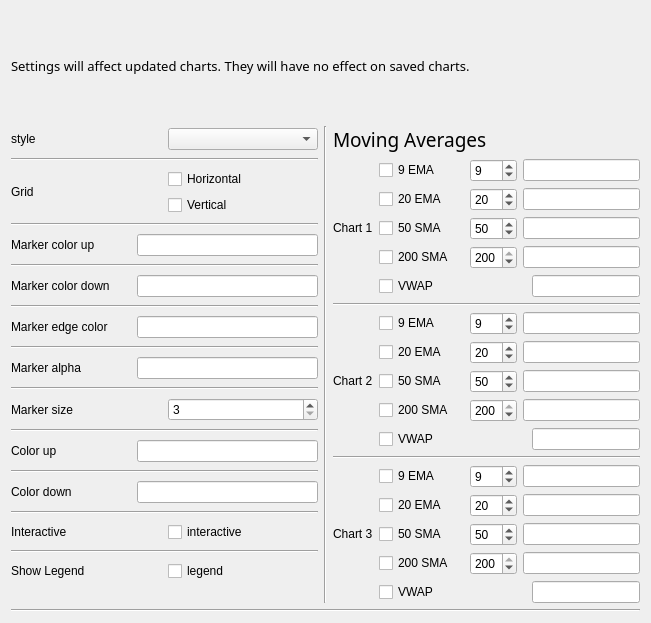
<?xml version="1.0" encoding="UTF-8"?>
<ui version="4.0">
 <class>Form</class>
 <widget class="QWidget" name="Form">
  <property name="geometry">
   <rect>
    <x>0</x>
    <y>0</y>
    <width>651</width>
    <height>623</height>
   </rect>
  </property>
  <property name="windowTitle">
   <string>Chart Configuration</string>
  </property>
  <property name="windowIcon">
   <iconset>
    <normaloff>../../images/ZSLogo.png</normaloff>../../images/ZSLogo.png</iconset>
  </property>
  <layout class="QGridLayout" name="gridLayout">
   <item row="0" column="0">
    <layout class="QVBoxLayout" name="verticalLayout_10">
     <item>
      <layout class="QVBoxLayout" name="verticalLayout_8">
       <item>
        <widget class="QLabel" name="label_13">
         <property name="sizePolicy">
          <sizepolicy hsizetype="Preferred" vsizetype="Minimum">
           <horstretch>0</horstretch>
           <verstretch>0</verstretch>
          </sizepolicy>
         </property>
         <property name="font">
          <font>
           <family>Arial Rounded MT Bold</family>
           <pointsize>10</pointsize>
          </font>
         </property>
         <property name="text">
          <string>Settings will affect updated charts. They will have no effect on saved charts.</string>
         </property>
        </widget>
       </item>
      </layout>
     </item>
     <item>
      <layout class="QHBoxLayout" name="horizontalLayout_30">
       <item>
        <layout class="QVBoxLayout" name="verticalLayout_7">
         <item>
          <layout class="QHBoxLayout" name="horizontalLayout_29">
           <item>
            <widget class="QLabel" name="label">
             <property name="text">
              <string>style</string>
             </property>
            </widget>
           </item>
           <item>
            <widget class="QComboBox" name="styleCb"/>
           </item>
          </layout>
         </item>
         <item>
          <widget class="Line" name="line_4">
           <property name="orientation">
            <enum>Qt::Horizontal</enum>
           </property>
          </widget>
         </item>
         <item>
          <layout class="QHBoxLayout" name="horizontalLayout_28">
           <item>
            <widget class="QLabel" name="label_8">
             <property name="text">
              <string>Grid</string>
             </property>
            </widget>
           </item>
           <item>
            <layout class="QVBoxLayout" name="verticalLayout_6">
             <item>
              <widget class="QCheckBox" name="gridhCb">
               <property name="text">
                <string>Horizontal</string>
               </property>
              </widget>
             </item>
             <item>
              <widget class="QCheckBox" name="gridvCb">
               <property name="text">
                <string>Vertical</string>
               </property>
              </widget>
             </item>
            </layout>
           </item>
          </layout>
         </item>
         <item>
          <widget class="Line" name="line_5">
           <property name="orientation">
            <enum>Qt::Horizontal</enum>
           </property>
          </widget>
         </item>
         <item>
          <layout class="QHBoxLayout" name="horizontalLayout_27">
           <item>
            <widget class="QLabel" name="label_2">
             <property name="sizePolicy">
              <sizepolicy hsizetype="Fixed" vsizetype="Preferred">
               <horstretch>0</horstretch>
               <verstretch>0</verstretch>
              </sizepolicy>
             </property>
             <property name="minimumSize">
              <size>
               <width>120</width>
               <height>0</height>
              </size>
             </property>
             <property name="maximumSize">
              <size>
               <width>120</width>
               <height>16777215</height>
              </size>
             </property>
             <property name="text">
              <string>Marker color up</string>
             </property>
            </widget>
           </item>
           <item>
            <widget class="QLineEdit" name="markerColorUp"/>
           </item>
          </layout>
         </item>
         <item>
          <widget class="Line" name="line_12">
           <property name="orientation">
            <enum>Qt::Horizontal</enum>
           </property>
          </widget>
         </item>
         <item>
          <layout class="QHBoxLayout" name="horizontalLayout_26">
           <item>
            <widget class="QLabel" name="label_14">
             <property name="sizePolicy">
              <sizepolicy hsizetype="Fixed" vsizetype="Preferred">
               <horstretch>0</horstretch>
               <verstretch>0</verstretch>
              </sizepolicy>
             </property>
             <property name="minimumSize">
              <size>
               <width>120</width>
               <height>0</height>
              </size>
             </property>
             <property name="maximumSize">
              <size>
               <width>120</width>
               <height>16777215</height>
              </size>
             </property>
             <property name="text">
              <string>Marker color down</string>
             </property>
            </widget>
           </item>
           <item>
            <widget class="QLineEdit" name="markerColorDown"/>
           </item>
          </layout>
         </item>
         <item>
          <widget class="Line" name="line_6">
           <property name="orientation">
            <enum>Qt::Horizontal</enum>
           </property>
          </widget>
         </item>
         <item>
          <layout class="QHBoxLayout" name="horizontalLayout_25">
           <item>
            <widget class="QLabel" name="label_3">
             <property name="sizePolicy">
              <sizepolicy hsizetype="Fixed" vsizetype="Preferred">
               <horstretch>0</horstretch>
               <verstretch>0</verstretch>
              </sizepolicy>
             </property>
             <property name="minimumSize">
              <size>
               <width>120</width>
               <height>0</height>
              </size>
             </property>
             <property name="maximumSize">
              <size>
               <width>120</width>
               <height>16777215</height>
              </size>
             </property>
             <property name="text">
              <string>Marker edge color</string>
             </property>
            </widget>
           </item>
           <item>
            <widget class="QLineEdit" name="markerEdgeColor"/>
           </item>
          </layout>
         </item>
         <item>
          <widget class="Line" name="line_7">
           <property name="orientation">
            <enum>Qt::Horizontal</enum>
           </property>
          </widget>
         </item>
         <item>
          <layout class="QHBoxLayout" name="horizontalLayout_24">
           <item>
            <widget class="QLabel" name="label_4">
             <property name="sizePolicy">
              <sizepolicy hsizetype="Fixed" vsizetype="Preferred">
               <horstretch>0</horstretch>
               <verstretch>0</verstretch>
              </sizepolicy>
             </property>
             <property name="minimumSize">
              <size>
               <width>120</width>
               <height>0</height>
              </size>
             </property>
             <property name="maximumSize">
              <size>
               <width>120</width>
               <height>16777215</height>
              </size>
             </property>
             <property name="text">
              <string>Marker alpha</string>
             </property>
            </widget>
           </item>
           <item>
            <widget class="QLineEdit" name="markerAlpha">
             <property name="toolTip">
              <string>&lt;html&gt;&lt;head/&gt;&lt;body&gt;&lt;p&gt;Values between 0 and 1&lt;/p&gt;&lt;/body&gt;&lt;/html&gt;</string>
             </property>
            </widget>
           </item>
          </layout>
         </item>
         <item>
          <widget class="Line" name="line_13">
           <property name="orientation">
            <enum>Qt::Horizontal</enum>
           </property>
          </widget>
         </item>
         <item>
          <layout class="QHBoxLayout" name="horizontalLayout_23">
           <item>
            <widget class="QLabel" name="label_15">
             <property name="text">
              <string>Marker size</string>
             </property>
            </widget>
           </item>
           <item>
            <widget class="QSpinBox" name="markerSize">
             <property name="minimum">
              <number>3</number>
             </property>
             <property name="maximum">
              <number>200</number>
             </property>
            </widget>
           </item>
          </layout>
         </item>
         <item>
          <widget class="Line" name="line_8">
           <property name="orientation">
            <enum>Qt::Horizontal</enum>
           </property>
          </widget>
         </item>
         <item>
          <layout class="QHBoxLayout" name="horizontalLayout_22">
           <item>
            <widget class="QLabel" name="label_6">
             <property name="sizePolicy">
              <sizepolicy hsizetype="Fixed" vsizetype="Preferred">
               <horstretch>0</horstretch>
               <verstretch>0</verstretch>
              </sizepolicy>
             </property>
             <property name="minimumSize">
              <size>
               <width>120</width>
               <height>0</height>
              </size>
             </property>
             <property name="maximumSize">
              <size>
               <width>120</width>
               <height>16777215</height>
              </size>
             </property>
             <property name="text">
              <string>Color up</string>
             </property>
            </widget>
           </item>
           <item>
            <widget class="QLineEdit" name="colorUp"/>
           </item>
          </layout>
         </item>
         <item>
          <widget class="Line" name="line_9">
           <property name="orientation">
            <enum>Qt::Horizontal</enum>
           </property>
          </widget>
         </item>
         <item>
          <layout class="QHBoxLayout" name="horizontalLayout_21">
           <item>
            <widget class="QLabel" name="label_7">
             <property name="sizePolicy">
              <sizepolicy hsizetype="Fixed" vsizetype="Preferred">
               <horstretch>0</horstretch>
               <verstretch>0</verstretch>
              </sizepolicy>
             </property>
             <property name="minimumSize">
              <size>
               <width>120</width>
               <height>0</height>
              </size>
             </property>
             <property name="maximumSize">
              <size>
               <width>120</width>
               <height>16777215</height>
              </size>
             </property>
             <property name="text">
              <string>Color down</string>
             </property>
            </widget>
           </item>
           <item>
            <widget class="QLineEdit" name="colorDown"/>
           </item>
          </layout>
         </item>
         <item>
          <widget class="Line" name="line_10">
           <property name="orientation">
            <enum>Qt::Horizontal</enum>
           </property>
          </widget>
         </item>
         <item>
          <layout class="QHBoxLayout" name="horizontalLayout_20">
           <item>
            <widget class="QLabel" name="label_9">
             <property name="text">
              <string>Interactive</string>
             </property>
            </widget>
           </item>
           <item>
            <widget class="QCheckBox" name="interactiveCb">
             <property name="text">
              <string>interactive</string>
             </property>
            </widget>
           </item>
          </layout>
         </item>
         <item>
          <widget class="Line" name="line_14">
           <property name="orientation">
            <enum>Qt::Horizontal</enum>
           </property>
          </widget>
         </item>
         <item>
          <layout class="QHBoxLayout" name="horizontalLayout_19">
           <item>
            <widget class="QLabel" name="label_17">
             <property name="text">
              <string>Show Legend</string>
             </property>
            </widget>
           </item>
           <item>
            <widget class="QCheckBox" name="showLegendCb">
             <property name="text">
              <string>legend</string>
             </property>
            </widget>
           </item>
          </layout>
         </item>
        </layout>
       </item>
       <item>
        <widget class="Line" name="line_3">
         <property name="orientation">
          <enum>Qt::Vertical</enum>
         </property>
        </widget>
       </item>
       <item>
        <layout class="QVBoxLayout" name="verticalLayout_9">
         <item>
          <layout class="QVBoxLayout" name="verticalLayout_4">
           <item>
            <widget class="QLabel" name="label_5">
             <property name="font">
              <font>
               <family>Arial Rounded MT Bold</family>
               <pointsize>14</pointsize>
              </font>
             </property>
             <property name="text">
              <string>Moving Averages</string>
             </property>
            </widget>
           </item>
          </layout>
         </item>
         <item>
          <layout class="QHBoxLayout" name="horizontalLayout_18">
           <item>
            <widget class="QLabel" name="label_10">
             <property name="text">
              <string>Chart 1</string>
             </property>
            </widget>
           </item>
           <item>
            <layout class="QVBoxLayout" name="verticalLayout_3">
             <item>
              <layout class="QHBoxLayout" name="horizontalLayout">
               <item>
                <widget class="QCheckBox" name="chart1MA1">
                 <property name="sizePolicy">
                  <sizepolicy hsizetype="Fixed" vsizetype="Fixed">
                   <horstretch>0</horstretch>
                   <verstretch>0</verstretch>
                  </sizepolicy>
                 </property>
                 <property name="minimumSize">
                  <size>
                   <width>85</width>
                   <height>0</height>
                  </size>
                 </property>
                 <property name="maximumSize">
                  <size>
                   <width>85</width>
                   <height>16777215</height>
                  </size>
                 </property>
                 <property name="text">
                  <string>9 EMA</string>
                 </property>
                </widget>
               </item>
               <item>
                <widget class="QSpinBox" name="chart1MA1Spin">
                 <property name="minimum">
                  <number>5</number>
                 </property>
                 <property name="maximum">
                  <number>200</number>
                 </property>
                 <property name="value">
                  <number>9</number>
                 </property>
                </widget>
               </item>
               <item>
                <widget class="QLineEdit" name="chart1MA1Color"/>
               </item>
              </layout>
             </item>
             <item>
              <layout class="QHBoxLayout" name="horizontalLayout_2">
               <item>
                <widget class="QCheckBox" name="chart1MA2">
                 <property name="sizePolicy">
                  <sizepolicy hsizetype="Fixed" vsizetype="Fixed">
                   <horstretch>0</horstretch>
                   <verstretch>0</verstretch>
                  </sizepolicy>
                 </property>
                 <property name="minimumSize">
                  <size>
                   <width>85</width>
                   <height>0</height>
                  </size>
                 </property>
                 <property name="maximumSize">
                  <size>
                   <width>85</width>
                   <height>16777215</height>
                  </size>
                 </property>
                 <property name="text">
                  <string>20 EMA</string>
                 </property>
                </widget>
               </item>
               <item>
                <widget class="QSpinBox" name="chart1MA2Spin">
                 <property name="minimum">
                  <number>5</number>
                 </property>
                 <property name="maximum">
                  <number>200</number>
                 </property>
                 <property name="value">
                  <number>20</number>
                 </property>
                </widget>
               </item>
               <item>
                <widget class="QLineEdit" name="chart1MA2Color"/>
               </item>
              </layout>
             </item>
             <item>
              <layout class="QHBoxLayout" name="horizontalLayout_3">
               <item>
                <widget class="QCheckBox" name="chart1MA3">
                 <property name="sizePolicy">
                  <sizepolicy hsizetype="Fixed" vsizetype="Fixed">
                   <horstretch>0</horstretch>
                   <verstretch>0</verstretch>
                  </sizepolicy>
                 </property>
                 <property name="minimumSize">
                  <size>
                   <width>85</width>
                   <height>0</height>
                  </size>
                 </property>
                 <property name="maximumSize">
                  <size>
                   <width>85</width>
                   <height>16777215</height>
                  </size>
                 </property>
                 <property name="text">
                  <string>50 SMA</string>
                 </property>
                </widget>
               </item>
               <item>
                <widget class="QSpinBox" name="chart1MA3Spin">
                 <property name="minimum">
                  <number>5</number>
                 </property>
                 <property name="maximum">
                  <number>200</number>
                 </property>
                 <property name="value">
                  <number>50</number>
                 </property>
                </widget>
               </item>
               <item>
                <widget class="QLineEdit" name="chart1MA3Color"/>
               </item>
              </layout>
             </item>
             <item>
              <layout class="QHBoxLayout" name="horizontalLayout_4">
               <item>
                <widget class="QCheckBox" name="chart1MA4">
                 <property name="sizePolicy">
                  <sizepolicy hsizetype="Fixed" vsizetype="Fixed">
                   <horstretch>0</horstretch>
                   <verstretch>0</verstretch>
                  </sizepolicy>
                 </property>
                 <property name="minimumSize">
                  <size>
                   <width>85</width>
                   <height>0</height>
                  </size>
                 </property>
                 <property name="maximumSize">
                  <size>
                   <width>85</width>
                   <height>16777215</height>
                  </size>
                 </property>
                 <property name="text">
                  <string>200 SMA</string>
                 </property>
                </widget>
               </item>
               <item>
                <widget class="QSpinBox" name="chart1MA4Spin">
                 <property name="minimum">
                  <number>5</number>
                 </property>
                 <property name="maximum">
                  <number>200</number>
                 </property>
                 <property name="value">
                  <number>200</number>
                 </property>
                </widget>
               </item>
               <item>
                <widget class="QLineEdit" name="chart1MA4Color"/>
               </item>
              </layout>
             </item>
             <item>
              <layout class="QHBoxLayout" name="horizontalLayout_5">
               <item>
                <widget class="QCheckBox" name="chart1VWAP">
                 <property name="text">
                  <string>VWAP</string>
                 </property>
                </widget>
               </item>
               <item>
                <spacer name="horizontalSpacer">
                 <property name="orientation">
                  <enum>Qt::Horizontal</enum>
                 </property>
                 <property name="sizeHint" stdset="0">
                  <size>
                   <width>58</width>
                   <height>20</height>
                  </size>
                 </property>
                </spacer>
               </item>
               <item>
                <widget class="QLineEdit" name="chart1VWAPColor"/>
               </item>
              </layout>
             </item>
            </layout>
           </item>
          </layout>
         </item>
         <item>
          <widget class="Line" name="line">
           <property name="orientation">
            <enum>Qt::Horizontal</enum>
           </property>
          </widget>
         </item>
         <item>
          <layout class="QHBoxLayout" name="horizontalLayout_17">
           <item>
            <widget class="QLabel" name="label_11">
             <property name="text">
              <string>Chart 2</string>
             </property>
            </widget>
           </item>
           <item>
            <layout class="QVBoxLayout" name="verticalLayout_2">
             <item>
              <layout class="QHBoxLayout" name="horizontalLayout_6">
               <item>
                <widget class="QCheckBox" name="chart2MA1">
                 <property name="sizePolicy">
                  <sizepolicy hsizetype="Fixed" vsizetype="Fixed">
                   <horstretch>0</horstretch>
                   <verstretch>0</verstretch>
                  </sizepolicy>
                 </property>
                 <property name="minimumSize">
                  <size>
                   <width>85</width>
                   <height>0</height>
                  </size>
                 </property>
                 <property name="maximumSize">
                  <size>
                   <width>85</width>
                   <height>16777215</height>
                  </size>
                 </property>
                 <property name="text">
                  <string>9 EMA</string>
                 </property>
                </widget>
               </item>
               <item>
                <widget class="QSpinBox" name="chart2MA1Spin">
                 <property name="minimum">
                  <number>5</number>
                 </property>
                 <property name="maximum">
                  <number>200</number>
                 </property>
                 <property name="value">
                  <number>9</number>
                 </property>
                </widget>
               </item>
               <item>
                <widget class="QLineEdit" name="chart2MA1Color"/>
               </item>
              </layout>
             </item>
             <item>
              <layout class="QHBoxLayout" name="horizontalLayout_7">
               <item>
                <widget class="QCheckBox" name="chart2MA2">
                 <property name="sizePolicy">
                  <sizepolicy hsizetype="Fixed" vsizetype="Fixed">
                   <horstretch>0</horstretch>
                   <verstretch>0</verstretch>
                  </sizepolicy>
                 </property>
                 <property name="minimumSize">
                  <size>
                   <width>85</width>
                   <height>0</height>
                  </size>
                 </property>
                 <property name="maximumSize">
                  <size>
                   <width>85</width>
                   <height>16777215</height>
                  </size>
                 </property>
                 <property name="text">
                  <string>20 EMA</string>
                 </property>
                </widget>
               </item>
               <item>
                <widget class="QSpinBox" name="chart2MA2Spin">
                 <property name="minimum">
                  <number>5</number>
                 </property>
                 <property name="maximum">
                  <number>200</number>
                 </property>
                 <property name="value">
                  <number>20</number>
                 </property>
                </widget>
               </item>
               <item>
                <widget class="QLineEdit" name="chart2MA2Color"/>
               </item>
              </layout>
             </item>
             <item>
              <layout class="QHBoxLayout" name="horizontalLayout_8">
               <item>
                <widget class="QCheckBox" name="chart2MA3">
                 <property name="sizePolicy">
                  <sizepolicy hsizetype="Fixed" vsizetype="Fixed">
                   <horstretch>0</horstretch>
                   <verstretch>0</verstretch>
                  </sizepolicy>
                 </property>
                 <property name="minimumSize">
                  <size>
                   <width>85</width>
                   <height>0</height>
                  </size>
                 </property>
                 <property name="maximumSize">
                  <size>
                   <width>85</width>
                   <height>16777215</height>
                  </size>
                 </property>
                 <property name="text">
                  <string>50 SMA</string>
                 </property>
                </widget>
               </item>
               <item>
                <widget class="QSpinBox" name="chart2MA3Spin">
                 <property name="minimum">
                  <number>5</number>
                 </property>
                 <property name="maximum">
                  <number>200</number>
                 </property>
                 <property name="value">
                  <number>50</number>
                 </property>
                </widget>
               </item>
               <item>
                <widget class="QLineEdit" name="chart2MA3Color"/>
               </item>
              </layout>
             </item>
             <item>
              <layout class="QHBoxLayout" name="horizontalLayout_9">
               <item>
                <widget class="QCheckBox" name="chart2MA4">
                 <property name="sizePolicy">
                  <sizepolicy hsizetype="Fixed" vsizetype="Fixed">
                   <horstretch>0</horstretch>
                   <verstretch>0</verstretch>
                  </sizepolicy>
                 </property>
                 <property name="minimumSize">
                  <size>
                   <width>85</width>
                   <height>0</height>
                  </size>
                 </property>
                 <property name="maximumSize">
                  <size>
                   <width>85</width>
                   <height>16777215</height>
                  </size>
                 </property>
                 <property name="text">
                  <string>200 SMA</string>
                 </property>
                </widget>
               </item>
               <item>
                <widget class="QSpinBox" name="chart2MA4Spin">
                 <property name="minimum">
                  <number>5</number>
                 </property>
                 <property name="maximum">
                  <number>200</number>
                 </property>
                 <property name="value">
                  <number>200</number>
                 </property>
                </widget>
               </item>
               <item>
                <widget class="QLineEdit" name="chart2MA4Color"/>
               </item>
              </layout>
             </item>
             <item>
              <layout class="QHBoxLayout" name="horizontalLayout_10">
               <item>
                <widget class="QCheckBox" name="chart2VWAP">
                 <property name="text">
                  <string>VWAP</string>
                 </property>
                </widget>
               </item>
               <item>
                <spacer name="horizontalSpacer_2">
                 <property name="orientation">
                  <enum>Qt::Horizontal</enum>
                 </property>
                 <property name="sizeHint" stdset="0">
                  <size>
                   <width>58</width>
                   <height>20</height>
                  </size>
                 </property>
                </spacer>
               </item>
               <item>
                <widget class="QLineEdit" name="chart2VWAPColor"/>
               </item>
              </layout>
             </item>
            </layout>
           </item>
          </layout>
         </item>
         <item>
          <widget class="Line" name="line_2">
           <property name="orientation">
            <enum>Qt::Horizontal</enum>
           </property>
          </widget>
         </item>
         <item>
          <layout class="QHBoxLayout" name="horizontalLayout_16">
           <item>
            <layout class="QVBoxLayout" name="verticalLayout_5">
             <item>
              <widget class="QLabel" name="label_12">
               <property name="sizePolicy">
                <sizepolicy hsizetype="Preferred" vsizetype="Preferred">
                 <horstretch>0</horstretch>
                 <verstretch>0</verstretch>
                </sizepolicy>
               </property>
               <property name="text">
                <string>Chart 3</string>
               </property>
              </widget>
             </item>
            </layout>
           </item>
           <item>
            <layout class="QVBoxLayout" name="verticalLayout">
             <item>
              <layout class="QHBoxLayout" name="horizontalLayout_11">
               <item>
                <widget class="QCheckBox" name="chart3MA1">
                 <property name="sizePolicy">
                  <sizepolicy hsizetype="Fixed" vsizetype="Fixed">
                   <horstretch>0</horstretch>
                   <verstretch>0</verstretch>
                  </sizepolicy>
                 </property>
                 <property name="minimumSize">
                  <size>
                   <width>85</width>
                   <height>0</height>
                  </size>
                 </property>
                 <property name="maximumSize">
                  <size>
                   <width>85</width>
                   <height>16777215</height>
                  </size>
                 </property>
                 <property name="text">
                  <string>9 EMA</string>
                 </property>
                </widget>
               </item>
               <item>
                <widget class="QSpinBox" name="chart3MA1Spin">
                 <property name="minimum">
                  <number>5</number>
                 </property>
                 <property name="maximum">
                  <number>200</number>
                 </property>
                 <property name="value">
                  <number>9</number>
                 </property>
                </widget>
               </item>
               <item>
                <widget class="QLineEdit" name="chart3MA1Color"/>
               </item>
              </layout>
             </item>
             <item>
              <layout class="QHBoxLayout" name="horizontalLayout_12">
               <item>
                <widget class="QCheckBox" name="chart3MA2">
                 <property name="sizePolicy">
                  <sizepolicy hsizetype="Fixed" vsizetype="Fixed">
                   <horstretch>0</horstretch>
                   <verstretch>0</verstretch>
                  </sizepolicy>
                 </property>
                 <property name="minimumSize">
                  <size>
                   <width>85</width>
                   <height>0</height>
                  </size>
                 </property>
                 <property name="maximumSize">
                  <size>
                   <width>85</width>
                   <height>16777215</height>
                  </size>
                 </property>
                 <property name="text">
                  <string>20 EMA</string>
                 </property>
                </widget>
               </item>
               <item>
                <widget class="QSpinBox" name="chart3MA2Spin">
                 <property name="minimum">
                  <number>5</number>
                 </property>
                 <property name="maximum">
                  <number>200</number>
                 </property>
                 <property name="value">
                  <number>20</number>
                 </property>
                </widget>
               </item>
               <item>
                <widget class="QLineEdit" name="chart3MA2Color"/>
               </item>
              </layout>
             </item>
             <item>
              <layout class="QHBoxLayout" name="horizontalLayout_13">
               <item>
                <widget class="QCheckBox" name="chart3MA3">
                 <property name="sizePolicy">
                  <sizepolicy hsizetype="Fixed" vsizetype="Fixed">
                   <horstretch>0</horstretch>
                   <verstretch>0</verstretch>
                  </sizepolicy>
                 </property>
                 <property name="minimumSize">
                  <size>
                   <width>85</width>
                   <height>0</height>
                  </size>
                 </property>
                 <property name="maximumSize">
                  <size>
                   <width>85</width>
                   <height>16777215</height>
                  </size>
                 </property>
                 <property name="text">
                  <string>50 SMA</string>
                 </property>
                </widget>
               </item>
               <item>
                <widget class="QSpinBox" name="chart3MA3Spin">
                 <property name="minimum">
                  <number>5</number>
                 </property>
                 <property name="maximum">
                  <number>200</number>
                 </property>
                 <property name="value">
                  <number>50</number>
                 </property>
                </widget>
               </item>
               <item>
                <widget class="QLineEdit" name="chart3MA3Color"/>
               </item>
              </layout>
             </item>
             <item>
              <layout class="QHBoxLayout" name="horizontalLayout_14">
               <item>
                <widget class="QCheckBox" name="chart3MA4">
                 <property name="sizePolicy">
                  <sizepolicy hsizetype="Fixed" vsizetype="Fixed">
                   <horstretch>0</horstretch>
                   <verstretch>0</verstretch>
                  </sizepolicy>
                 </property>
                 <property name="minimumSize">
                  <size>
                   <width>85</width>
                   <height>0</height>
                  </size>
                 </property>
                 <property name="maximumSize">
                  <size>
                   <width>85</width>
                   <height>16777215</height>
                  </size>
                 </property>
                 <property name="text">
                  <string>200 SMA</string>
                 </property>
                </widget>
               </item>
               <item>
                <widget class="QSpinBox" name="chart3MA4Spin">
                 <property name="minimum">
                  <number>5</number>
                 </property>
                 <property name="maximum">
                  <number>200</number>
                 </property>
                 <property name="value">
                  <number>200</number>
                 </property>
                </widget>
               </item>
               <item>
                <widget class="QLineEdit" name="chart3MA4Color"/>
               </item>
              </layout>
             </item>
             <item>
              <layout class="QHBoxLayout" name="horizontalLayout_15">
               <item>
                <widget class="QCheckBox" name="chart3VWAP">
                 <property name="text">
                  <string>VWAP</string>
                 </property>
                </widget>
               </item>
               <item>
                <spacer name="horizontalSpacer_3">
                 <property name="orientation">
                  <enum>Qt::Horizontal</enum>
                 </property>
                 <property name="sizeHint" stdset="0">
                  <size>
                   <width>58</width>
                   <height>20</height>
                  </size>
                 </property>
                </spacer>
               </item>
               <item>
                <widget class="QLineEdit" name="chart3VWAPColor"/>
               </item>
              </layout>
             </item>
            </layout>
           </item>
          </layout>
         </item>
        </layout>
       </item>
      </layout>
     </item>
     <item>
      <widget class="Line" name="line_11">
       <property name="orientation">
        <enum>Qt::Horizontal</enum>
       </property>
      </widget>
     </item>
    </layout>
   </item>
  </layout>
 </widget>
 <resources/>
 <connections/>
</ui>
